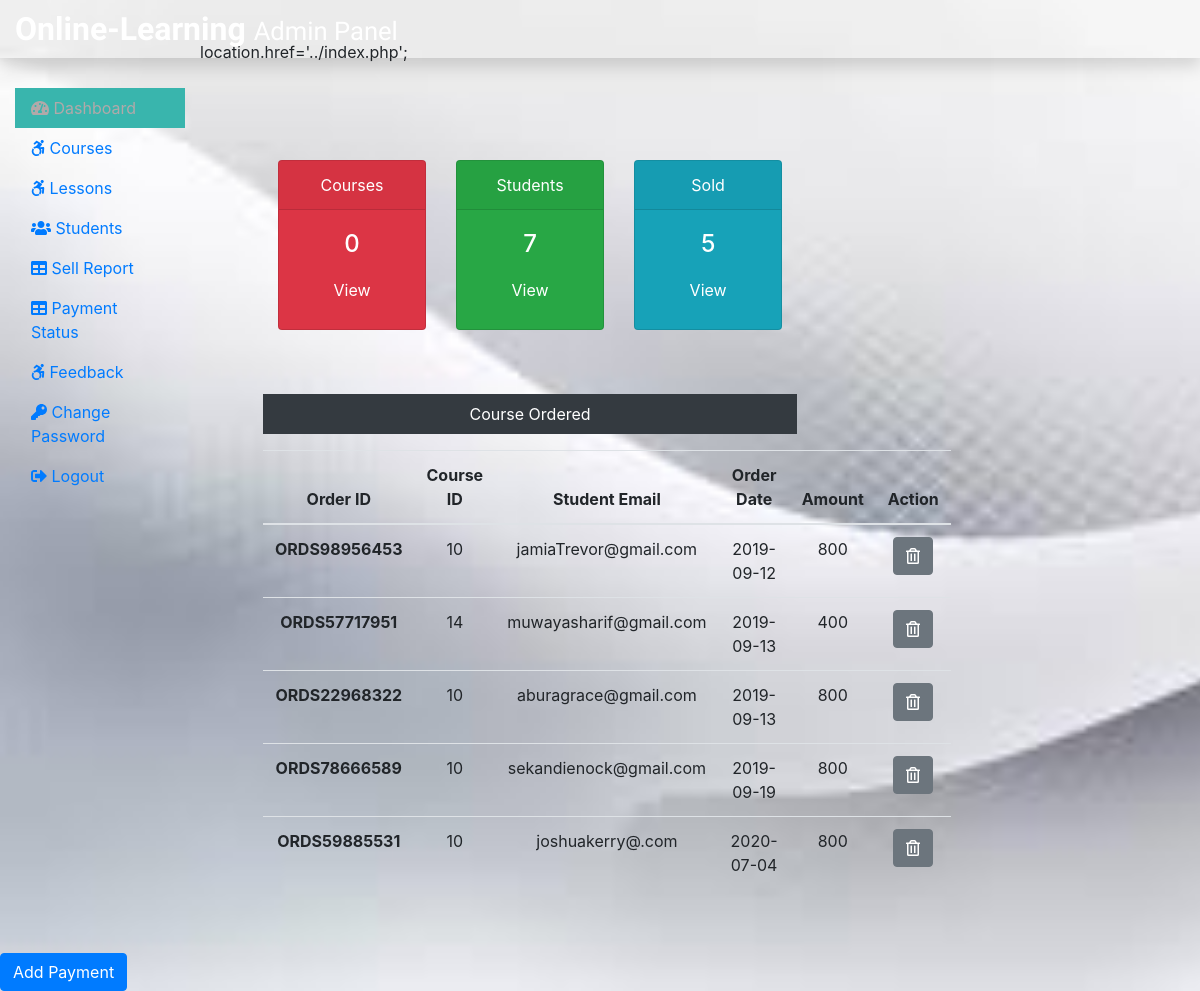
Screenshot of /ELearning/Admin/adminDashboard.php with the database file from the repository.
### tables this page shows
CREATE TABLE `courseorder` (
  `co_id` int(11) NOT NULL,
  `order_id` varchar(255) NOT NULL,
  `stu_email` varchar(255) NOT NULL,
  `course_id` int(11) NOT NULL,
  `status` varchar(255) NOT NULL,
  `respmsg` text NOT NULL,
  `amount` int(11) NOT NULL,
  `order_date` date NOT NULL
);

### ELearning/Admin/adminDashboard.php (the view, shortened to what this page needs)
<?php
include('./adminInclude/header.php');
include('../dbConnection.php');
 if(isset($_SESSION['is_admin_login'])){
  $adminEmail = $_SESSION['adminLogEmail'];
 } else {
  echo "<d> location.href='../index.php'; </script>";
 }
$sql = "SELECT * FROM course";
$result = $conn->query($sql);
$totalcourse = $result->num_rows;
 $sql = "SELECT * FROM student";
 $result = $conn->query($sql);
 $totalstu = $result->num_rows;
 $sql = "SELECT * FROM courseorder";
 $result = $conn->query($sql);
 $totalsold = $result->num_rows;
?>
  <div class="col-sm-9 mt-5">
    <div class="row mx-5 text-center">
      <div class="col-sm-4 mt-5">
        <div class="card text-white bg-danger mb-3" style="max-width: 18rem;">
          <div class="card-header">Courses</div>
          <div class="card-body">
            <h4 class="card-title">
              <?php echo $totalcourse; ?>
            </h4>
            <a class="btn text-white" href="courses.php">View</a>
          </div>
        </div>
      </div>
      <div class="col-sm-4 mt-5">
        <div class="card text-white bg-success mb-3" style="max-width: 18rem;">
          <div class="card-header">Students</div>
          <div class="card-body">
            <h4 class="card-title">
              <?php echo $totalstu; ?>
            </h4>
            <a class="btn text-white" href="students.php">View</a>
          </div>
        </div>
      </div>
      <div class="col-sm-4 mt-5">
        <div class="card text-white bg-info mb-3" style="max-width: 18rem;">
          <div class="card-header">Sold</div>
          <div class="card-body">
            <h4 class="card-title">
              <?php echo $totalsold; ?>
            </h4>
            <a class="btn text-white" href="sellreport.php">View</a>
          </div>
        </div>
      </div>
    </div>
    <div class="mx-5 mt-5 text-center">
      <p class=" bg-dark text-white p-2">Course Ordered</p>
      <?php
      $sql = "SELECT * FROM courseorder";
      $result = $conn->query($sql);
      if($result->num_rows > 0){
  echo '<table class="table">
    <thead>
    <tr>
      <th scope="col">Order ID</th>
      <th scope="col">Course ID</th>
      <th scope="col">Student Email</th>
      <th scope="col">Order Date</th>
      <th scope="col">Amount</th>
      <th scope="col">Action</th>
    </tr>
    </thead>
    <tbody>';
    while($row = $result->fetch_assoc()){
    echo '<tr>';
      echo '<th scope="row">'.$row["order_id"].'</th>';
      echo '<td>'. $row["course_id"].'</td>';
      echo '<td>'.$row["stu_email"].'</td>';
      echo '<td>'.$row["order_date"].'</td>';
      echo '<td>'.$row["amount"].'</td>';
      echo '<td><form action="" method="POST" class="d-inline"><input type="hidden" name="id" value='. $row["co_id"] .'><button type="submit" class="btn btn-secondary" name="delete" value="Delete"><i class="far fa-trash-alt"></i></button></form></td>';
      echo '</tr>';
    }
  echo '</tbody>
  </table>';
  } else {
    echo "0 Result";
  }
  ?>
    </div>
  </div>
  </div>
  </div>
  <button type="button" class="btn btn-primary" data-toggle="modal" data-target="#paymentModal">
  Add Payment
</button>
<?php
include('./adminInclude/footer.php');
?>

### ELearning/Admin/adminInclude/header.php (shortened to what this page needs)
<!DOCTYPE html>
<html lang="en">
<head>
    <link rel="stylesheet" href="../css/bootstrap.min.css">
    <link rel="stylesheet" href="../css/all.min.css">
    <link rel="stylesheet" href="../css/adminstyle.css">
</head>
<body style="background-image: url('../image/back.jpg');background-size: cover;">
    <nav class="navbar navbar-dark fixed-top p-0 shadow">
        <a class="navbar-brand col-sm-3 col-md-2 mr-0" href="adminDashboard.php">Online-Learning <small class="text-white">Admin Panel</small></a>
    </nav>
    <div class="container-fluid mb-5" style="margin-top:40px;">
        <div class="row">
            <nav class="col-sm-3 col-md-2  sidebar py-5 d-print-none">
                <div class="sidebar-sticky">
                    <ul class="nav flex-column">
                        <li class="nav-item">
                            <a class="nav-link <?php if (PAGE == 'dashboard') {
                                                    echo 'active';
                                                } ?>" href="adminDashboard.php">
                                <i class="fas fa-tachometer-alt"></i>
                                Dashboard
                            </a>
                        </li>
                        <li class="nav-item">
                            <a class="nav-link <?php if (PAGE == 'courses') {
                                                    echo 'active';
                                                } ?>" href="courses.php">
                                <i class="fab fa-accessible-icon"></i>
                                Courses
                            </a>
                        </li>
                        <li class="nav-item">
                            <a class="nav-link <?php if (PAGE == 'lessons') {
                                                    echo 'active';
                                                } ?>" href="lessons.php">
                                <i class="fab fa-accessible-icon"></i>
                                Lessons
                            </a>
                        </li>
                        <li class="nav-item">
                            <a class="nav-link <?php if (PAGE == 'students') {
                                                    echo 'active';
                                                } ?>" href="students.php">
                                <i class="fas fa-users"></i>
                                Students
                            </a>
                        </li>
                        <li class="nav-item">
                            <a class="nav-link <?php if (PAGE == 'sellreport') {
                                                    echo 'active';
                                                } ?>" href="sellReport.php">
                                <i class="fas fa-table"></i>
                                Sell Report
                            </a>
                        </li>
                        <li class="nav-item">
                            <a class="nav-link <?php if (PAGE == 'paymentstatus') {
                                                    echo 'active';
                                                } ?>" href="adminPaymentStatus.php">
                                <i class="fas fa-table"></i>
                                Payment Status
                            </a>
                        </li>
                        <li class="nav-item">
                            <a class="nav-link <?php if (PAGE == 'feedback') {
                                                    echo 'active';
                                                } ?>" href="feedback.php">
                                <i class="fab fa-accessible-icon"></i>
                                Feedback
                            </a>
                        </li>
                        <li class="nav-item">
                            <a class="nav-link <?php if (PAGE == 'changepass') {
                                                    echo 'active';
                                                } ?>" href="adminChangePass.php">
                                <i class="fas fa-key"></i>
                                Change Password
                            </a>
                        </li>
                        <li class="nav-item">
                            <a class="nav-link" href="../logout.php">
                                <i class="fas fa-sign-out-alt"></i>
                                Logout
                            </a>
                        </li>
                    </ul>
                </div>
            </nav>

### ELearning/Admin/adminInclude/footer.php (shortened to what this page needs)
</body>
</html>

### ELearning/css/adminstyle.css (style rules this page uses)
.navbar-brand { font-family: "Ubuntu", sans-serif; font-size: 2em; font-weight: bold; color:blue; }
.active { background-color: #39b5ad; color: #b1a9a9; }

### rows the page displays
courseorder: order "ORDS98956453", course "10", stu_email "jamiaTrevor@gmail.com", order_date "2019-09-12", amount "800"
courseorder: order "ORDS57717951", course "14", stu_email "muwayasharif@gmail.com", order_date "2019-09-13", amount "400"
courseorder: order "ORDS22968322", course "10", stu_email "aburagrace@gmail.com", order_date "2019-09-13", amount "800"
courseorder: order "ORDS78666589", course "10", stu_email "sekandienock@gmail.com", order_date "2019-09-19", amount "800"
courseorder: order "ORDS59885531", course "10", stu_email "joshuakerry@.com", order_date "2020-07-04", amount "800"

### other values shown
$totalcourse "0"
$totalstu "7"
$totalsold "5"
